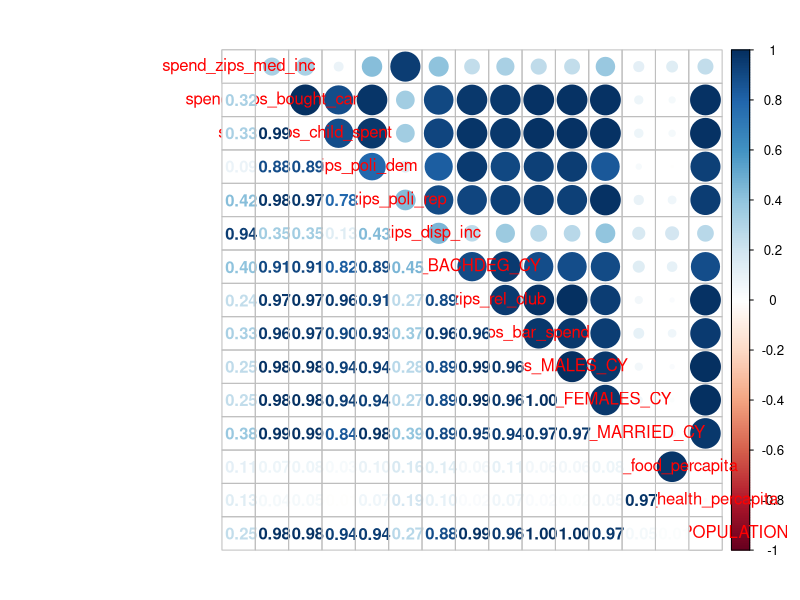
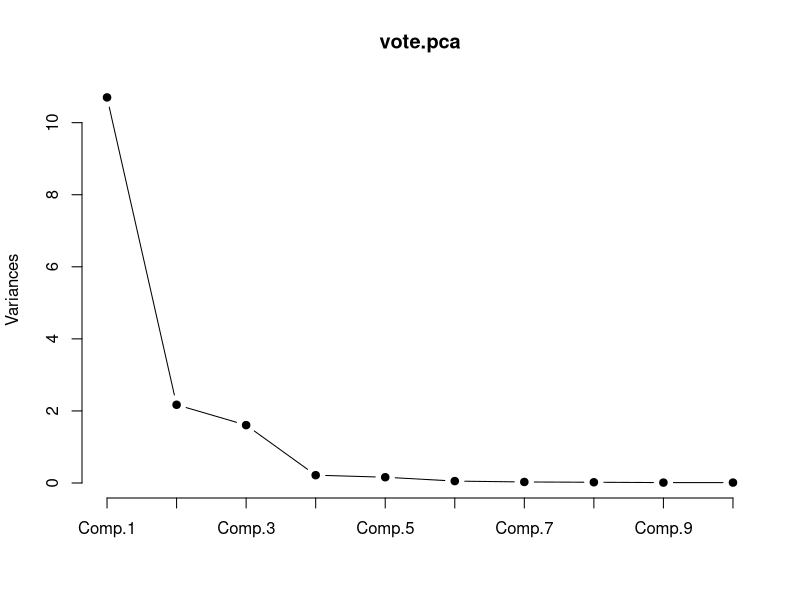
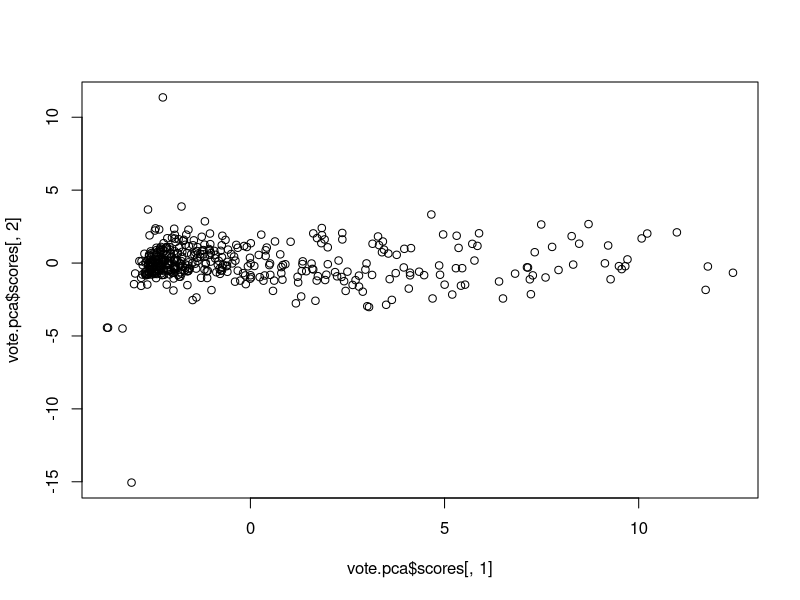
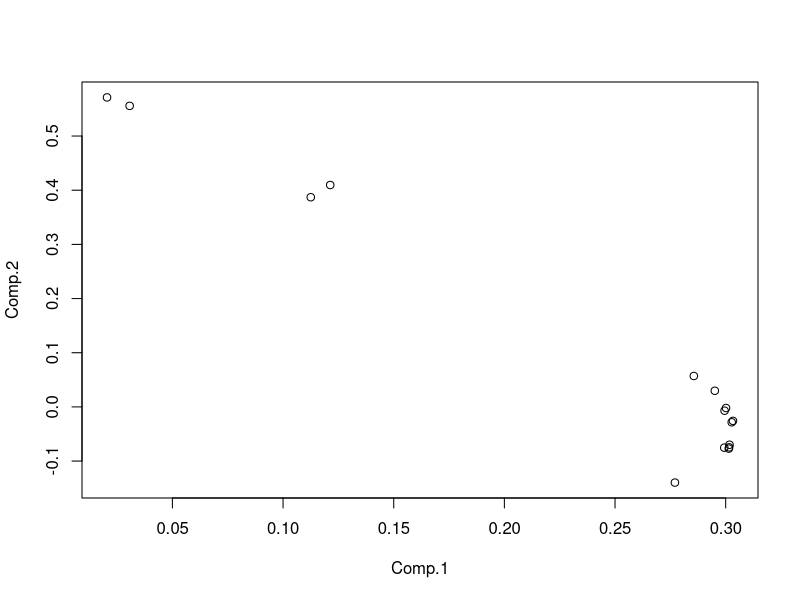

These charts were generated, in order, by the following R code:
## ---- chunk 1
# import libraries#

library(MASS) # LDA
library(psych) # FA
library(knitr)# create tables
library(corrplot)

# set working directory #
setwd('C:/Users/hake9512/Documents/ArcGIS/Projects/VoteClassifier/R-Scripts/')
## ---- chunk 2
# IMPORT DATA #

# Per capita clean dataset #
vote_df <- read.csv('percapita_clean.csv', header = T, sep = ',')


head(vote_df, 10)
## ---- chunk 3
names(vote_df)

vote_data <- vote_df[,-c(1:11, 26, 27, 28, 30:35)] # remove unnecessary columns

names(vote_data)

target <- vote_df$Republican

# Create TRAIN and TEST data for LDA #

indx <- sample(nrow(vote_df), 40) # Uses 1/10th of data for K-Fold Cross Validation
train_data <- vote_df[indx,]
test_data <- vote_df[-indx,]

# # # # # # # #
## ---- chunk 4
# PRELIMINARY ANALYSIS #
corrplot.mixed(cor(vote_data))
kable(cor(vote_data))  # correlation between variables
## ---- chunk 5
vote.pca <- princomp(~., data = vote_data, cor = TRUE)
plot(vote.pca, type ='l', pch = 19)
## ---- chunk 6
plot(x = vote.pca$scores[,1], y = vote.pca$scores[,2]) # plot factor scores
plot(vote.pca$loadings[,1:2])

